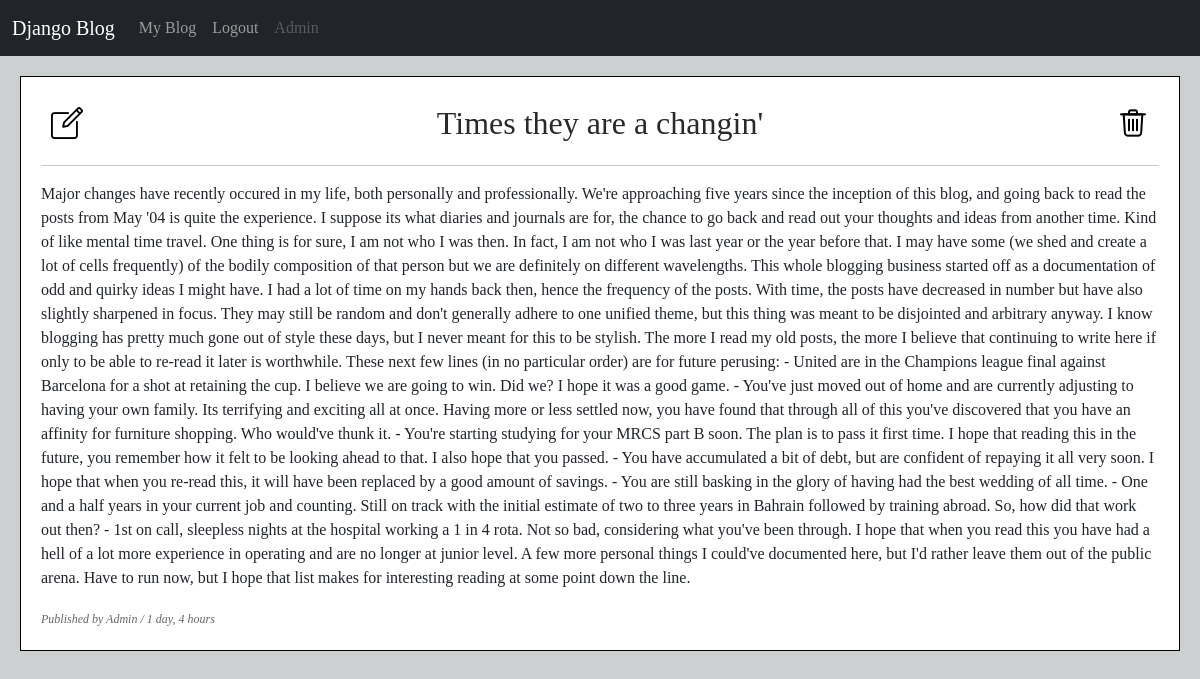
Page /blog/2/ (signed in) on the committed database.
### blog/models.py (models this page shows, shortened)
class Blog(models.Model):
    author = models.ForeignKey(User, on_delete=models.CASCADE)
    title = models.CharField(max_length=150)
    text = models.TextField()
    published_date = models.DateTimeField(auto_now=True)
    updated_date = models.DateTimeField(auto_now_add=True)

### blog/views.py (the view)
# urls.py: path('blog/<int:blog_id>/', views.detail, name='detail'),
@login_required(login_url='accounts:login')
def detail(request, blog_id):
    blog = get_object_or_404(Blog, pk=blog_id)
    return render(request, 'blog/detail.html', {'blog':blog})

### blog/templates/blog/detail.html (shortened to what this page needs)
{% extends 'base.html' %}
{% load static %}
{% block content %}
    <div class="header-container">
        <h2 class="center-header">{{ blog.title }}</h2>
        {% if request.user == blog.author %}
            <a href="{% url 'blog:update' blog.id %}"><img src="{% static 'img/edit.png' %}" alt="Edit"></a>
            <a href="{% url 'blog:delete' blog.id %}"><img src="{% static 'img/delete.png' %}" alt="Delete"></a>
        {% else %}
            <a href="{% url 'blog:index' %}"><img src="{% static 'img/back.png' %}" alt="Back"></a>
        {% endif %}
    </div><hr>
    <p>{{ blog.text }}</p>
    <small><i>Published by {{ blog.author|title }} / {{ blog.published_date|timesince }}</i></small><br>
{% endblock %}

### templates/navbar.html (shortened to what this page needs)
<nav class="navbar navbar-dark bg-dark navbar-expand-lg">
  <div class="container-fluid">
    <a class="navbar-brand" href="{% url 'blog:index' %}">Django Blog</a>
    <div class="collapse navbar-collapse" id="navbarNavAltMarkup">
      <div class="navbar-nav">
        {% if request.user.is_authenticated %}
        <a class="nav-link" href="{% url 'blog:list' %}">My Blog</a>
            <a class="nav-link" href="{% url 'accounts:logout' %}">Logout</a>
            <a class="nav-link disabled" aria-disabled="true">{{ request.user|title }}</a>
        {% else %}
            <a class="nav-link" href="{% url 'accounts:login' %}">Login</a>
            <a class="nav-link" href="{% url 'accounts:register' %}">Sign Up</a>
        {% endif %}
      </div>
    </div>
  </div>
</nav>

### static/css/base.css (style rules this page uses)
body { background-color:rgb(205, 208, 208); font-family:cursive; }
h2 { color: rgb(44, 41, 41); text-align: center; }
small { font-size: 12px; color: rgb(102, 103, 104); }
a { text-decoration: none; }
.header-container { display: flex; justify-content: space-between; align-items: center; width: 100%; padding: 10px; }
.center-header { margin: 0 auto; position: absolute; left: 50%; transform: translateX(-50%); }

### rows in the picture
Blog: title "Times they are a changin'", text "Major changes have recently occured in my life, both personally and professionally. We're approaching five years since the inception of this blog, and going back to read the posts from May '04 is quite the experience. I suppose its what diaries and journals are for, the chance to go back and read out your thoughts and ideas from another time. Kind of like mental time travel. One thing is for sure, I am not who I was then. In fact, I am not who I was last year or the year before that. I may have some (we shed and create a lot of cells frequently) of the bodily composition of that person but we are definitely on different wavelengths. This whole blogging business started off as a…", author "Admin", published_date "1 day, 4 hours"

### other values in the picture
{{ request.user|title }} "Admin"
